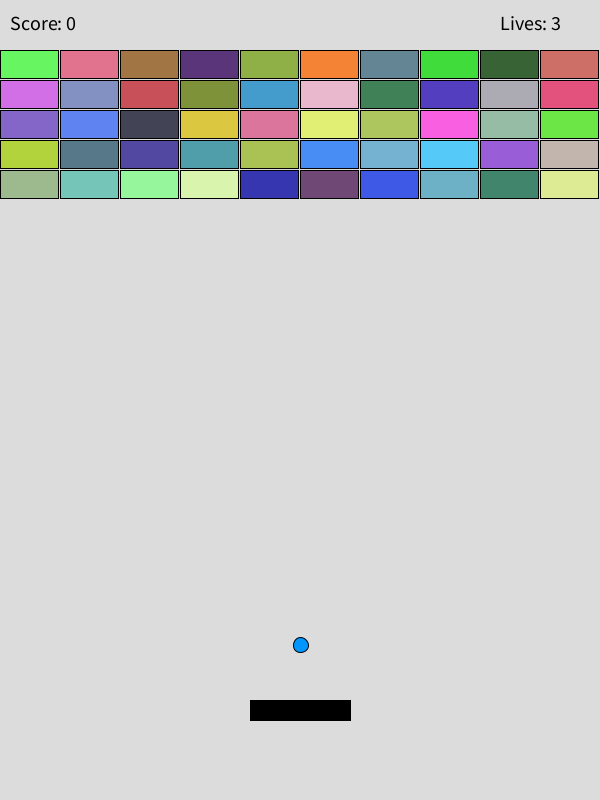
Frame 1 (no input)
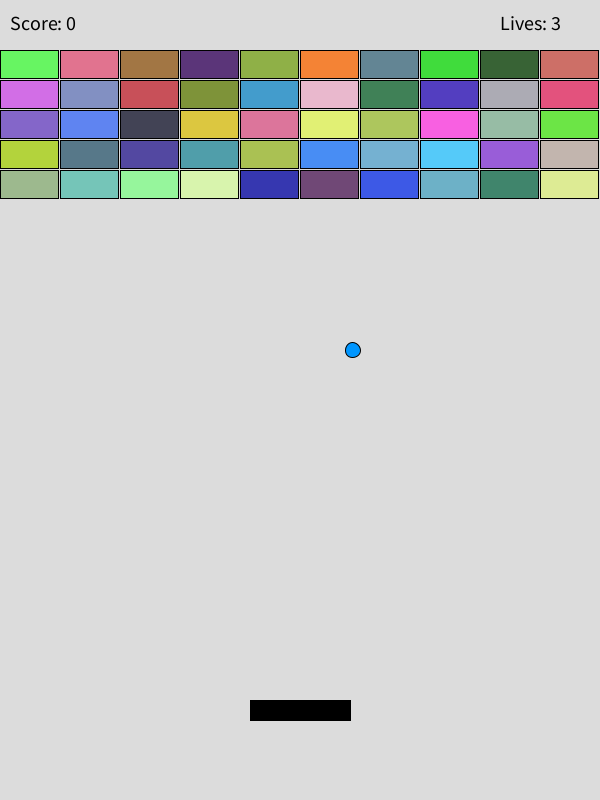
Frame 60 (the mouse pressed at the canvas centre just before this capture)
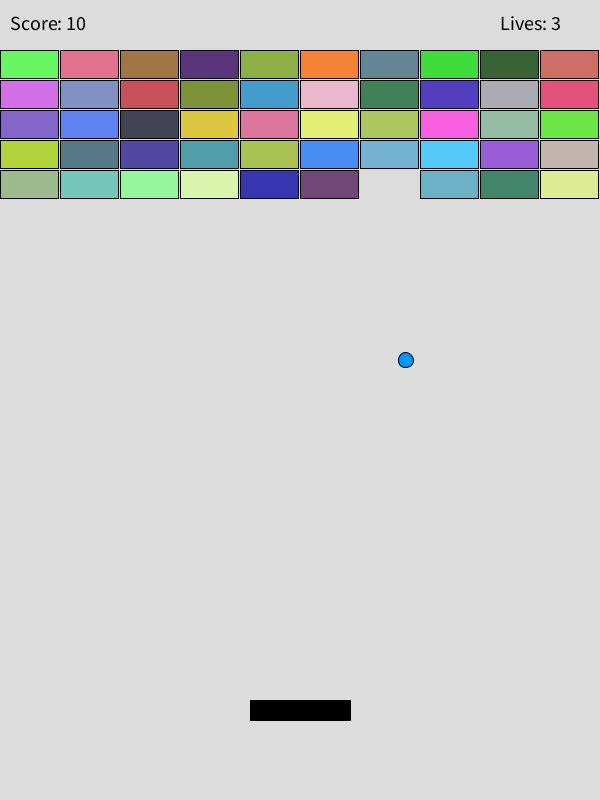
Frame 120 (the mouse held since frame 60 and released just before this capture)

The Processing sketch that drew these frames (run headless with seeded random() and noise(); from frame 60 on, the mouse is pressed at the canvas centre):

// Processing sketch: project01_breakout
// ── project01_breakout.pde
// Game variables
Ball ball;
Paddle paddle;
Brick[][] bricks;
int score = 0;
int lives = 3;
boolean gameOver = false;

void setup() {
  size(600, 800);
  resetGame();
}

void resetGame() {
  // Create ball
  ball = new Ball(new PVector(width/2, height - 150), 15);
  ball.xspeed = random(-3, 3);
  ball.yspeed = -5;
  
  // Create paddle
  paddle = new Paddle(width/2 - 50, height - 100, 100, 20);
  
  // Create bricks
  bricks = new Brick[5][10];
  float brickWidth = width / 10;
  float brickHeight = 30;
  
  for (int row = 0; row < 5; row++) {
    for (int col = 0; col < 10; col++) {
      bricks[row][col] = new Brick(
        col * brickWidth, 
        50 + row * brickHeight, 
        brickWidth - 2, 
        brickHeight - 2
      );
    }
  }
  
  score = 0;
  lives = 3;
  gameOver = false;
}

void draw() {
  background(220);
  
  if (gameOver) {
    displayGameOver();
    return;
  }
  
  // Move ball
  ball.move();
  
  // Wall collisions
  if (ball.center.x - ball.size/2 <= 0 || ball.center.x + ball.size/2 >= width) {
    ball.xspeed *= -1;
  }
  
  // Top wall collision
  if (ball.center.y - ball.size/2 <= 0) {
    ball.yspeed *= -1;
  }
  
  // Bottom (lose life)
  if (ball.center.y + ball.size/2 >= height) {
    lives--;
    if (lives <= 0) {
      gameOver = true;
    } else {
      ball = new Ball(new PVector(width/2, height - 150), 15);
      ball.xspeed = random(-3, 3);
      ball.yspeed = -5;
    }
  }
  
  // Paddle collision
  if (paddle.ballCollides(ball)) {
    ball.yspeed *= -1;
    // Add some horizontal movement based on where ball hits paddle
    float hitPosition = (ball.center.x - paddle.x) / paddle.w;
    ball.xspeed = map(hitPosition, 0, 1, -5, 5);
  }
  
  // Brick collisions
  for (int row = 0; row < bricks.length; row++) {
    for (int col = 0; col < bricks[row].length; col++) {
      Brick brick = bricks[row][col];
      if (brick.ballCollides(ball) && !brick.isDestroyed) {
        brick.isDestroyed = true;
        ball.yspeed *= -1;
        score += 10;
      }
    }
  }
  
  // Check if all bricks are destroyed
  boolean allBricksDestroyed = true;
  for (int row = 0; row < bricks.length; row++) {
    for (int col = 0; col < bricks[row].length; col++) {
      if (!bricks[row][col].isDestroyed) {
        allBricksDestroyed = false;
        break;
      }
    }
    if (!allBricksDestroyed) break;
  }
  
  if (allBricksDestroyed) {
    gameOver = true;
  }
  
  // Display game elements
  paddle.display();
  ball.display();
  
  // Draw bricks
  for (int row = 0; row < bricks.length; row++) {
    for (int col = 0; col < bricks[row].length; col++) {
      bricks[row][col].display();
    }
  }
  
  // Display score and lives
  fill(0);
  textSize(20);
  text("Score: " + score, 10, 30);
  text("Lives: " + lives, width - 100, 30);
}

void mouseMoved() {
  paddle.move(mouseX);
}

void mousePressed() {
  if (gameOver) {
    resetGame();
  }
}

void displayGameOver() {
  background(0);
  fill(255);
  textAlign(CENTER, CENTER);
  textSize(48);
  
  if (lives <= 0) {
    text("GAME OVER", width/2, height/2 - 50);
  } else {
    text("YOU WON!", width/2, height/2 - 50);
  }
  
  textSize(24);
  text("Score: " + score, width/2, height/2 + 50);
  text("Click to restart", width/2, height/2 + 100);
}

// ── classs.pde
class Ball {
  PVector center;
  float size;
  float xspeed = 0;
  float yspeed = 0;
  
  Ball(PVector center, float size) {
    this.center = center;
    this.size = size;
  }
  
  void move() {
    center.x += xspeed;
    center.y += yspeed;
  }
  
  void display() {
    fill(0, 150, 255);
    ellipse(center.x, center.y, size, size);
  }
  
  boolean collidesWith(Ball other) {
    float distance = dist(center.x, center.y, other.center.x, other.center.y);
    return distance < (size + other.size) / 2;
  }
}

class Paddle {
  float x, y;
  float w, h;
  
  Paddle(float x, float y, float w, float h) {
    this.x = x;
    this.y = y;
    this.w = w;
    this.h = h;
  }
  
  void display() {
    fill(0, 0, 0);
    rect(x, y, w, h);
  }
  
  void move(float newX) {
    x = constrain(newX - w/2, 0, width - w);
  }
  
  boolean ballCollides(Ball ball) {
    return (ball.center.x > x && ball.center.x < x + w &&
            ball.center.y + ball.size/2 >= y && ball.center.y + ball.size/2 <= y + h);
  }
}

class Brick {
  PVector position;
  float w, h;
  boolean isDestroyed = false;
  color brickColor;
  
  Brick(float x, float y, float w, float h) {
    this.position = new PVector(x, y);
    this.w = w;
    this.h = h;
    this.brickColor = color(random(50, 255), random(50, 255), random(50, 255));
  }
  
  void display() {
    if (!isDestroyed) {
      fill(brickColor);
      rect(position.x, position.y, w, h);
    }
  }
  
  boolean ballCollides(Ball ball) {
    return !isDestroyed && 
           ball.center.x > position.x && 
           ball.center.x < position.x + w &&
           ball.center.y - ball.size/2 <= position.y + h && 
           ball.center.y + ball.size/2 >= position.y;
  }
}
